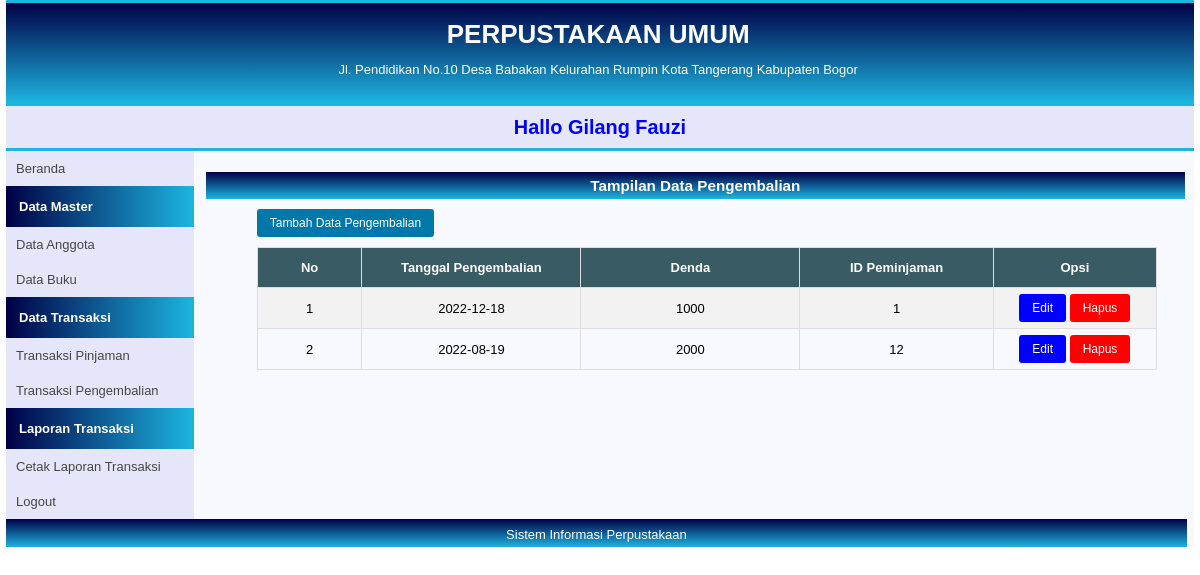
/pages/pengembalian/dataPengembalian.php, run on the app's committed database.
### tables this page shows
CREATE TABLE `tbl_pengembalian` (
  `id_pengembalian` int(12) NOT NULL,
  `tgl_pengembalian` date NOT NULL,
  `denda` varchar(12) DEFAULT NULL,
  `id_peminjaman` int(12) NOT NULL
);

### pages/pengembalian/dataPengembalian.php (the view, shortened to what this page needs)
<?php
require '../../proses/koneksi.php';
$query = "SELECT * FROM tbl_pengembalian ";
?>
<!DOCTYPE html>
<html>
<head>
    <link rel="stylesheet" type="text/css" href="../../assets/css/styleDataBuku.css">
</head>
<body>
    <div id="container">
        <div id="header-top">
            <div id="title-container">
                <div class="subtitle-container">
                    <h1 class="judul">PERPUSTAKAAN UMUM</h1>
                </div>
                <div class="subtitle-container">
                    Jl. Pendidikan No.10 Desa Babakan Kelurahan Rumpin Kota Tangerang Kabupaten Bogor
                </div>
            </div>
        </div>
        <div id="header2-top">
            <h3>
                <marquee behavior="alternate" height="50" scrollamount="6">Hallo Gilang Fauzi
                </marquee>
            </h3>
        </div>
        <div id="sidebar">
            <a href="../../index.php">Beranda</a>
            <p class="label-navigasi">Data Master</p>
            <ul>
                <li><a href="../anggota/dataAnggota.php">Data Anggota</a></li>
                <li><a href="../buku/dataBuku.php">Data Buku</a></li>
            </ul>
            <p class="label-navigasi">Data Transaksi</p>
            <ul>
                <li><a href="../pinjaman/dataPinjaman.php">Transaksi Pinjaman</a></li>
                <li><a href="../pengembalian/dataPengembalian.php">Transaksi Pengembalian</a></li>
            </ul>
            <p class="label-navigasi">Laporan Transaksi</p>
            <ul>
                <li><a href="../../cetakTransaksi.php">Cetak Laporan Transaksi</a></li>
            </ul>
            <a href="#">Logout</a>
        </div>
        <div id="content-container">
            <div class="container">
                <div class="row">
                    <br>
                    <div id="label-page">
                        <h3>Tampilan Data Pengembalian</h3>
                    </div>
                    <div id="beranda-konten">
                        <a href="../pengembalian/inputPengembalian.php" class="button">Tambah Data Pengembalian</a>
                        <form action="post" action="">
                            <table id="customers">
                                <tr>
                                    <th width="30px">No</th>
                                    <th width="90px">Tanggal Pengembalian</th>
                                    <th width="90px">Denda</th>
                                    <th width="20px">ID Peminjaman</th>
                                    <th width="20px">Opsi</th>
                                </tr>
                                <?php
                                $i = 1;
                                $result = mysqli_query($conn, $query);
                                while ($pengembalian = mysqli_fetch_array($result)) {
                                ?>
                                <tr>
                                    <td><?php echo $i++ ?></td>
                                    <td><?php echo $pengembalian['tgl_pengembalian']; ?></td>
                                    <td><?php echo $pengembalian['denda']; ?></td>
                                    <td><?php echo $pengembalian['id_peminjaman']; ?></td>
                                    <td>
                                        <a href="#" type="submit" class="buttonEdit">Edit</a>
                                        <a href="#" type="submit" class="buttonHapus">Hapus</a>
                                    </td>
                                </tr>
                                <?php
                                }
                                ?>
                            </table>
                        </form>
                    </div>
                </div>
            </div>
        </div>
        <div id="footer">Sistem Informasi Perpustakaan</div>
    </div>
</body>
</html>

### assets/css/styleDataBuku.css (style rules this page uses)
* { margin: 0; padding: 0; }
body { font-family: sans-serif; font-size: 13px; }
#container { width: 99%; margin: 0px auto; // 1px(atas) 1px(bawah) 5px(kiri) 5px(kanan) border: 6px solid #919191; background-color: #F8F8FF; }
#header-top { width: 100%; height: 100px; background: linear-gradient(#000046, #1cb5e0); border-top: 3px solid #1cb5e0; border-bottom: 3px solid #1cb5e0; }
#title-container { float: left; width: 97%; padding: 10px; color: white; }
.subtitle-container { float: left; width: 100%; padding: 6px; text-align: center; }
#header2-top { width: 100%; height: 32px; color: blue; font-size: 17px; padding-top: 10px; background-color: #E6E6FA; text-align: center; border-bottom: 3px solid #1cb5e0; }
#sidebar { float: left; width: 15.8%; background-color: #E6E6FA; }
#sidebar ul { list-style: none; }
#sidebar a:link, #sidebar a:visited { color: #464646; text-decoration: none; display: block; padding: 10px; }
.label-navigasi { background: linear-gradient(to right, #000046, #1cb5e0); padding: 13px; color: white; font-weight: bold; }
#content-container { float: left; width: 84.2%; background-color: #F8F8FF; }
#footer { width: 99.4%; height: 20px; clear: both; text-align: center; padding-top: 8px; background: linear-gradient(#000046, #1cb5e0); color: #FFFFFF; }
#label-page { margin-top: 6px; margin-left: 12px; background: linear-gradient(#000046, #1cb5e0); width: 97.9%; color: white; text-align: center; padding-top: 5px; padding-bottom: 5px; }
#beranda-konten { width: 100%; padding-left: 13px; padding-top: 5px; }
.button { background-color: #0078AA; border-radius: 3px; border-color: blue; color: white; padding: 7px 13px; text-align: center; margin-left: 50px; margin-top: 5px; text-decoration: none; display: inline-block; font-size: 12px; }
.buttonHapus { background-color: red; border-radius: 3px; border-color: red; color: white; padding: 7px 13px; text-align: center; text-decoration: none; display: inline-block; font-size: 12px; }
.buttonEdit { background-color: blue; border-radius: 3px; border-color: blue; color: white; padding: 7px 13px; text-align: center; text-decoration: none; display: inline-block; font-size: 12px; }
#customers { border-collapse: collapse; width: 90%; margin-top: 10px; margin-left: 50px; position: relative; }
#customers td, #customers th { border: 1px solid #ddd; padding-top: 6px; padding-bottom: 6px; padding-left: 12px; padding-right: 12px; text-align: center; }
#customers tr:nth-child(even) { background-color: #f2f2f2; }
#customers th { padding-top: 12px; padding-bottom: 12px; text-align: center; background-color: #395B64; color: white; }

### data on the page
tbl_pengembalian: tgl_pengembalian "2022-12-18", denda "1000", id_peminjaman "1"
tbl_pengembalian: tgl_pengembalian "2022-08-19", denda "2000", id_peminjaman "12"
